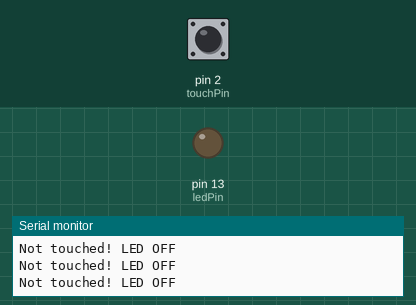
Simulated run of this sketch. Board: Arduino Uno, built with avr-gcc and run on an emulated ATmega328P. Shown: output pins drawn as LEDs (lit = HIGH), the last lines printed to the serial monitor. The inputs (shaded band) are chosen by the test bench; at power-on: pin 2 (touchPin) LOW.

Above: at 1.2 s.
1.3 s: pin 2 (touchPin) pulled HIGH for 0.15 s
At 1.38 s:
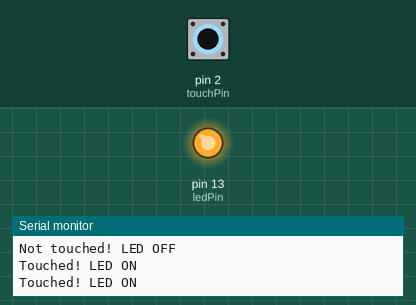
2.9 s: pin 2 (touchPin) pulled HIGH for 1 s
At 5.4 s:
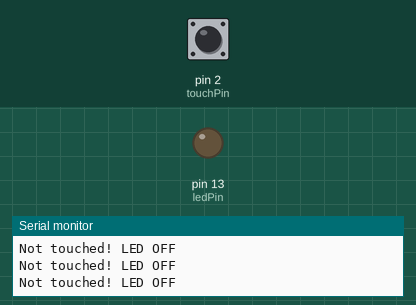
6.9 s: pin 2 (touchPin) driven HIGH
At 8.0 s:
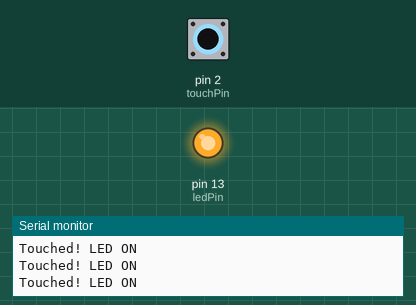
9.9 s: pin 2 (touchPin) driven LOW
At 10.7 s:
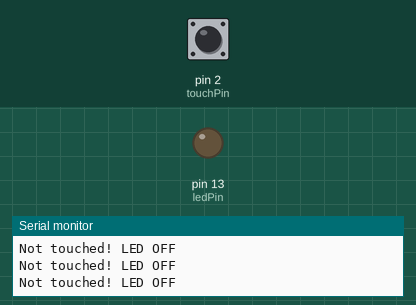
Timing chart, 0 to 12.9 s (numbered marks = the images above; inputs shaded):
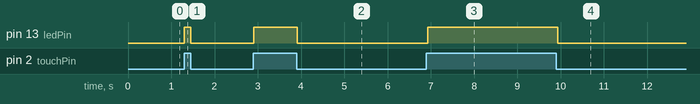

Measured:
- after the input at 1.3 s, pin 13 (ledPin): LOW → HIGH at once, → LOW 0.15 s later
- after the input at 2.9 s, pin 13 (ledPin): LOW → HIGH at once, → LOW 1.0 s later
- after the input at 6.9 s, pin 13 (ledPin): LOW → HIGH at once
- after the input at 9.9 s, pin 13 (ledPin): HIGH → LOW at once

The sketch:

touchlessSensorTest.ino
```cpp
// Define the pin where the touch sensor is connected
const int touchPin = 2;   // Digital pin for touch sensor
const int ledPin = 13;    // Built-in LED pin on Arduino (you can use any other pin)

// Variable to store the state of the touch sensor
int touchState = 0;

void setup() {
  // Initialize the touch pin as an input
  pinMode(touchPin, INPUT);

  // Initialize the LED pin as an output
  pinMode(ledPin, OUTPUT);

  // Start serial communication for debugging (optional)
  Serial.begin(9600);
}

void loop() {
  // Read the state of the touch sensor
  touchState = digitalRead(touchPin);

  // If the sensor is touched, turn on the LED
  if (touchState == HIGH) {
    digitalWrite(ledPin, HIGH);
    Serial.println("Touched! LED ON");
  }
  // If the sensor is not touched, turn off the LED
  else {
    digitalWrite(ledPin, LOW);
    Serial.println("Not touched! LED OFF");
  }

  // Add a short delay to avoid bouncing effects
  delay(50);
}
```
